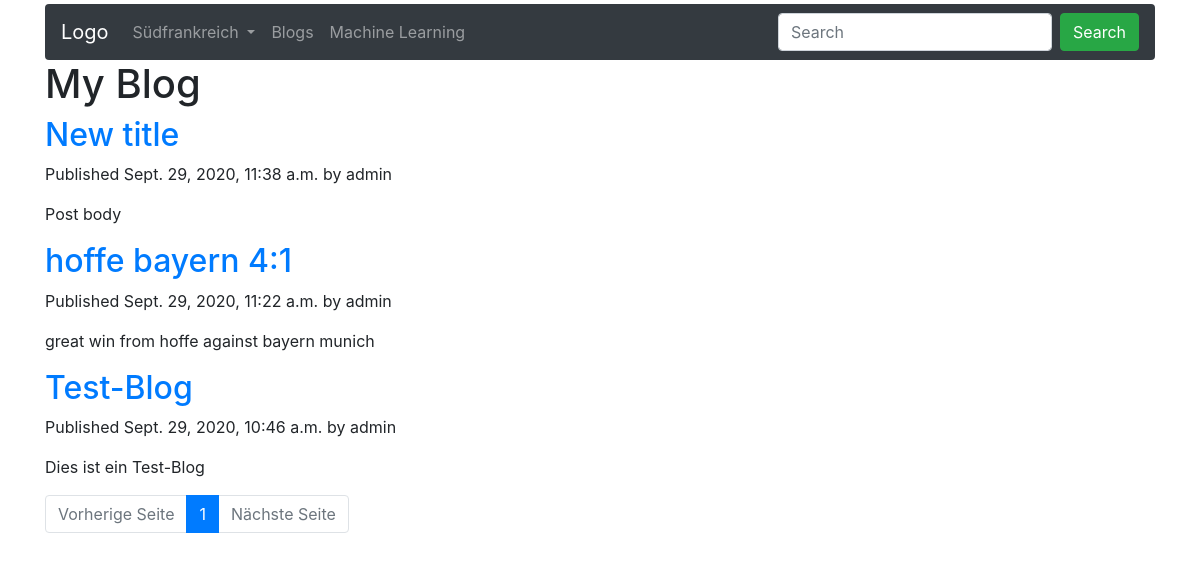
Page /blog/ on the earlier database version.
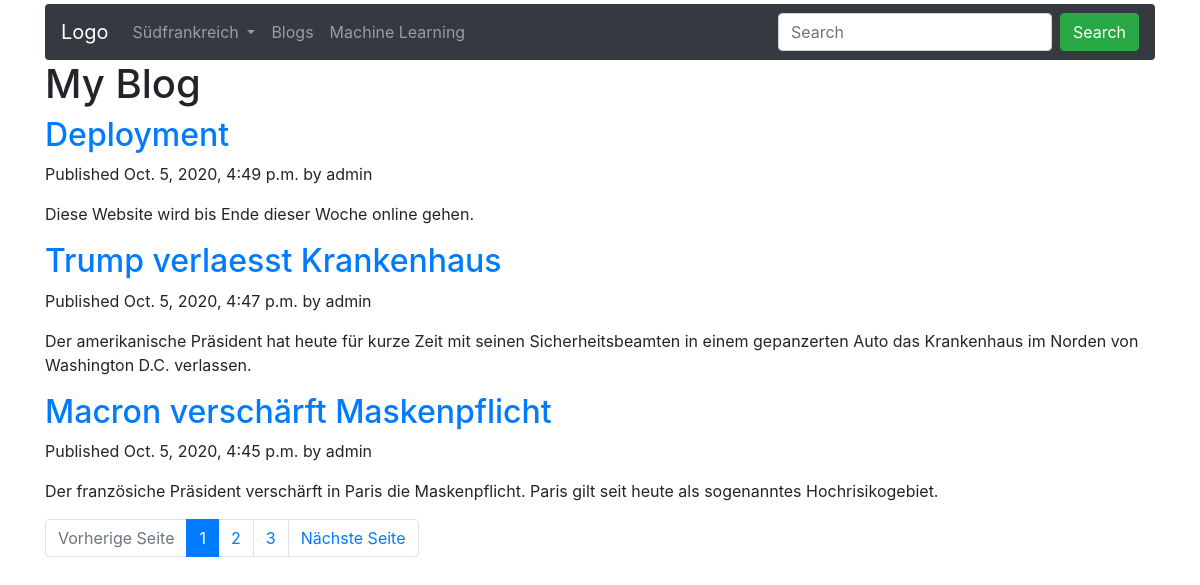
Same page on the later database version.
### blog/models.py (models this page shows, shortened)
class Post (models.Model):
    STATUS_CHOICES = (('draft','Draft'),('published','Published'),)
    title = models.CharField(max_length=250)
    slug = models.SlugField(max_length=250, unique_for_date='publish')
    author = models.ForeignKey(User, on_delete=models.CASCADE, related_name='blog_posts')
    body = models.TextField()
    publish = models.DateTimeField(default=timezone.now)
    created = models.DateTimeField(auto_now_add=True)
    updated = models.DateTimeField(auto_now=True)
    status = models.CharField(max_length=10, choices=STATUS_CHOICES,default='draft')
    objects = models.Manager()
    published = PublishedManager()
    class Meta:
        ordering = ('-publish',)
    def get_absolute_url(self):
        return reverse('blog:post_detail',args=[self.publish.year,self.publish.month,self.publish.day, self.slug])

### blog/views.py (the view)
# urls.py: path('',views.post_list,name='post_list'),
def post_list(request):
    object_list = Post.published.all()
    paginator = Paginator(object_list, 3) # 3 posts per page
    page = request.GET.get('page')
    try:
        posts = paginator.page(page)
    except PageNotAnInteger:
        posts = paginator.page(1)
    except EmptyPage:
        posts = paginator.page(paginator.num_pages)
    return render (request,'blog/post/list.html',{'page':page,'posts':posts})

### blog/models.py (called while the page is built)
    def get_queryset(self):
        return super(PublishedManager,self).get_queryset().filter(status='published')

### blog/templates/blog/post/list.html (shortened to what this page needs)
{% extends "basis.html" %}
{% block content %}
  <h1>My Blog</h1>
  {% for post in posts %}
    <h2>
      <a href="{{ post.get_absolute_url }}">
        {{ post.title }}
      </a>
    </h2>
    <p class="date">
      Published {{ post.publish }} by {{ post.author }}
    </p>
    {{ post.body|truncatewords:30|linebreaks }}
  {% endfor %}
{% with page=posts %}
{% include "pagination.html" %}
{% endwith %}
{% endblock %}

Differences in the rows shown:
no longer on this page (row unchanged): Post: title "New title", publish "Sept. 29, 2020, 11:38 a.m.", author "admin", body "Post body"
no longer on this page (row unchanged): Post: title "hoffe bayern 4:1", publish "Sept. 29, 2020, 11:22 a.m.", author "admin", body "great win from hoffe against bayern munich"
no longer on this page (row unchanged): Post: title "Test-Blog", publish "Sept. 29, 2020, 10:46 a.m.", author "admin", body "Dies ist ein Test-Blog"
added Post: title "Deployment", publish "Oct. 5, 2020, 4:49 p.m.", author "admin", body "Diese Website wird bis Ende dieser Woche online gehen."
added Post: title "Trump verlaesst Krankenhaus", publish "Oct. 5, 2020, 4:47 p.m.", author "admin", body "Der amerikanische Präsident hat heute für kurze Zeit mit seinen Sicherheitsbeamten in einem gepanzerten Auto das Krankenhaus im Norden von Washington D.C. verlassen."
added Post: title "Macron verschärft Maskenpflicht", publish "Oct. 5, 2020, 4:45 p.m.", author "admin", body "Der französiche Präsident verschärft in Paris die Maskenpflicht. Paris gilt seit heute als sogenanntes Hochrisikogebiet."
Other differences:
new list line: "2"
new list line: "3"
